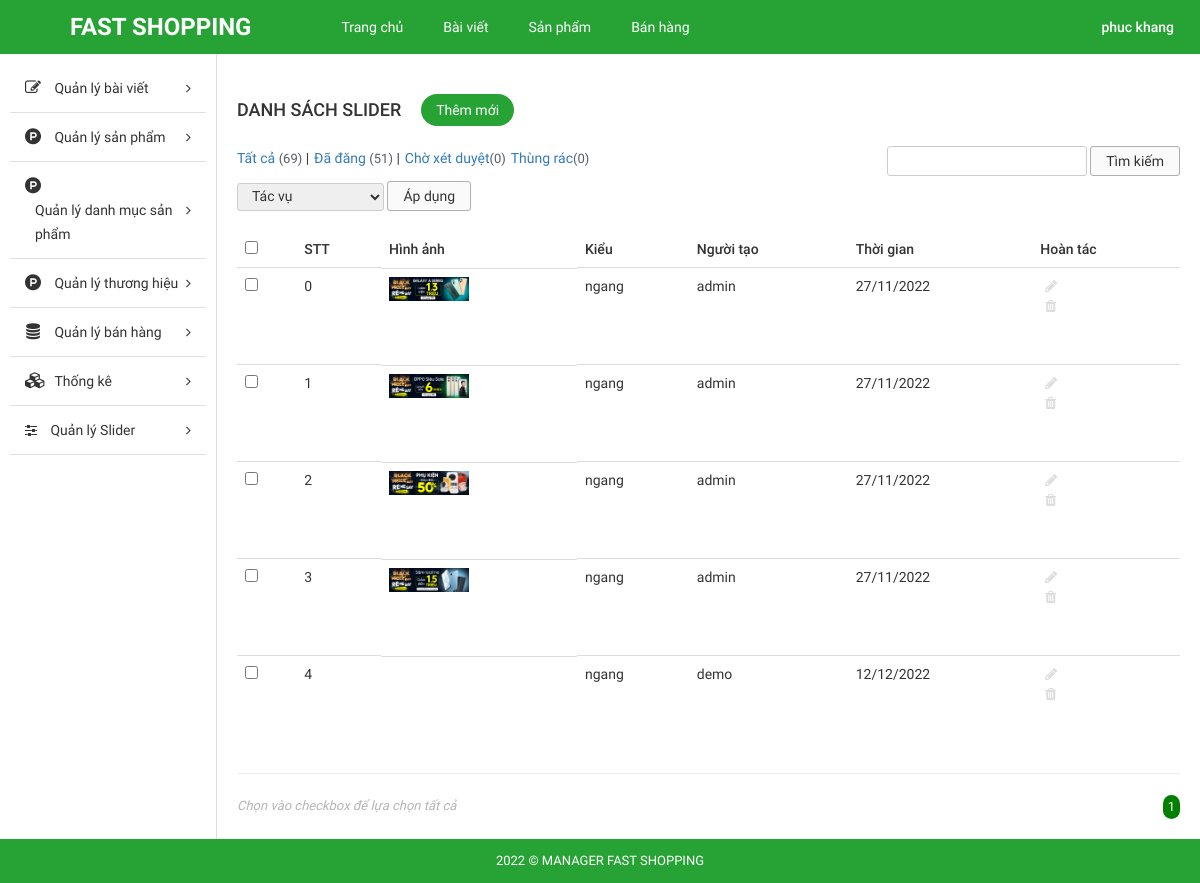
The app's page /Source_code/admin/index.php?modules=sliders&controllers=index&action=list (signed in), older data.
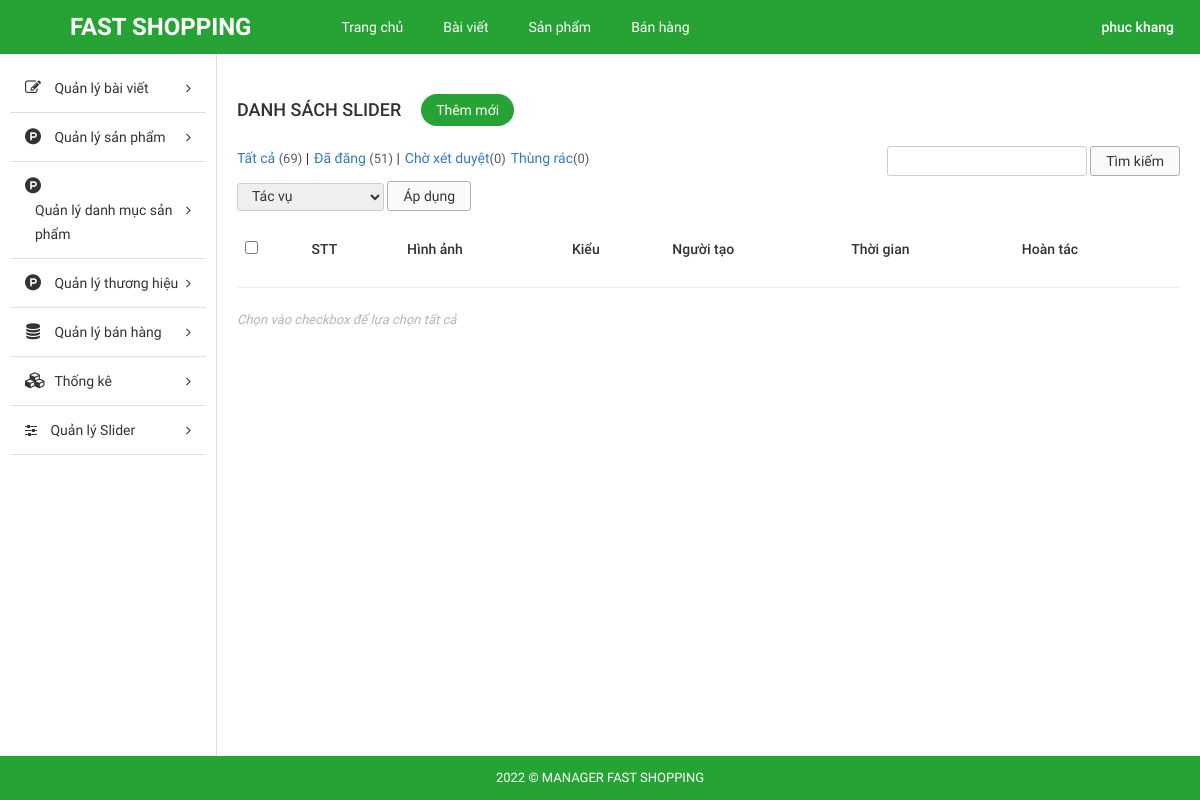
The same page, newer data.
### tables this page shows
CREATE TABLE IF NOT EXISTS `tbl_slider` (
  `id` int(11) NOT NULL AUTO_INCREMENT,
  `image` varchar(255) NOT NULL,
  `user` varchar(255) NOT NULL,
  `create_date` varchar(255) NOT NULL,
  `type` enum('dọc','ngang') NOT NULL,
  PRIMARY KEY (`id`)
);

### Source_code/admin/libraries/database.php (called while the page is built, shortened)
<?php
function db_query($query_string) {
    global $conn;
    $result = mysqli_query($conn, $query_string);
    return $result;
}
function db_fetch_array($query_string) {
    $result = array();
    $mysqli_result = db_query($query_string);
    while ($row = mysqli_fetch_assoc($mysqli_result)) {
        $result[] = $row;
    }
    return $result;
}

### Source_code/admin/modules/sliders/models/indexModel.php (called while the page is built, shortened)
<?php
function getAllSlider(){
	return db_fetch_array("SELECT * FROM `tbl_slider`");
}

### Source_code/admin/modules/sliders/controllers/indexController.php (called while the page is built, shortened)
<?php
function listAction() {
	$data_tmp = getAllSlider();
	if(!empty($_GET['page'])){
		$page = $_GET['page'];
	}else{
		$page =1;
	}
	$numProduct = count($data_tmp);
	$productOnPage = 5;
	$num = ceil($numProduct/$productOnPage);
	$start = ($page - 1) * $productOnPage;
	$res =[];
	for ($i=$start; $i < $start+$productOnPage; $i++) {
		if(isset($data_tmp[$i]))
        $res[] = $data_tmp[$i];
	};
	$data = [$res, $num, $page];
	load_view('list',$data);
}

### Source_code/admin/core/router.php (called while the page is built, shortened)
<?php
$action_name = get_action().'Action';
call_function(array('construct', $action_name));

### Source_code/admin/core/appload.php (called while the page is built, shortened)
<?php
require CONFIGPATH . DIRECTORY_SEPARATOR . 'database.php';
require LIBPATH . DIRECTORY_SEPARATOR . 'database.php';
require COREPATH . DIRECTORY_SEPARATOR . 'base.php';
require COREPATH . DIRECTORY_SEPARATOR . 'router.php';

### Source_code/admin/index.php (called while the page is built, shortened)
<?php
require COREPATH.DIRECTORY_SEPARATOR.'appload.php';

### Source_code/admin/modules/sliders/views/listView.php (the view, shortened to what the rows shown need)
<div id="main-content-wp" class="list-product-page list-slider">
    <div class="wrap clearfix">
        <div id="content" class="fl-right">
            <div class="section" id="title-page">
                <div class="clearfix">
                    <h3 id="index" class="fl-left">Danh sách slider</h3>
                    <a href="?modules=sliders&controllers=index&action=add" title="" id="add-new" class="fl-left">Thêm mới</a>
                </div>
            </div>
            <div class="section" id="detail-page">
                <div class="section-detail">
                    <div class="filter-wp clearfix">
                        <ul class="post-status fl-left">
                            <li class="all"><a href="">Tất cả <span class="count">(69)</span></a> |</li>
                            <li class="publish"><a href="">Đã đăng <span class="count">(51)</span></a> |</li>
                            <li class="pending"><a href="">Chờ xét duyệt<span class="count">(0)</span></a></li>
                            <li class="pending"><a href="">Thùng rác<span class="count">(0)</span></a></li>
                        </ul>
                        <form method="GET" class="form-s fl-right">
                            <input type="text" name="s" id="s">
                            <input type="submit" name="sm_s" value="Tìm kiếm">
                        </form>
                    </div>
                    <div class="actions">
                        <form method="GET" action="" class="form-actions">
                            <select name="actions">
                                <option value="0">Tác vụ</option>
                            </select>
                            <input type="submit" name="sm_action" value="Áp dụng">
                        </form>
                    </div>
                    <div class="table-responsive">
                        <table class="table list-table-wp">
                            <thead>
                                <tr>
                                    <td><input type="checkbox" name="checkAll" id="checkAll"></td>
                                    <td><span class="thead-text">STT</span></td>
                                    <td><span class="thead-text">Hình ảnh</span></td>
                                    <td><span class="thead-text">Kiểu</span></td>
                                    <td><span class="thead-text">Người tạo</span></td>
                                    <td><span class="thead-text">Thời gian</span></td>
                                    <td><span class="thead-text">Hoàn tác</span></td>
                                </tr>
                            </thead>
                            <tbody>
                                <?php $i=0; if(!empty($data['0']))  foreach ($data['0'] as $value) { ?>
                                <tr>
                                    <td><input type="checkbox" name="checkItem" class="checkItem"></td>
                                    <td><span class="tbody-text"><?php echo $i++; ?></h3></span>
                                    <td class="clearfix">
                                        <div class="tb-title fl-left">
                                            <div class="tbody-thumb">
                                                <img src="<?php echo $value['image'] ;?>" alt="">
                                            </div>
                                        </div>
                                    </td>
                                    <td><span class="thead-text"><?php echo $value['type']; ?></span></td>
                                    <td><span class="tbody-text"><?php echo $value['user']; ?></span></td>
                                    <td><span class="tbody-text"><?php echo $value['create_date']; ?></span></td>
                                    <td>
                                        <ul class="list-operation">
                                            <li><a href="?modules=sliders&controllers=index&action=edit&id=<?php echo $value['id']; ?>" title="Sửa" class="edit"><i class="fa fa-pencil" aria-hidden="true"></i></a></li>
                                            <li><a href="?modules=sliders&controllers=index&action=delete&id=<?php echo $value['id']; ?>" title="Xóa" class="delete"><i class="fa fa-trash" aria-hidden="true"></i></a></li>
                                        </ul>
                                    </td>
                                </tr>
                            <?php }; ?>
                            </tbody>
                        </table>
                        <hr>
                    </div>
                </div>
            </div>
            <div class="section" id="paging-wp">
                <div class="section-detail clearfix">
                    <p id="desc" class="fl-left">Chọn vào checkbox để lựa chọn tất cả</p>
                    <ul id="list-paging" class="fl-right">
                        <?php for ($i=1; $i <= $data['1'] ; $i++) { ?>
                        <li>
                            <a <?php if($i == $data['2']) echo 'style="background-color: green;color:white; border-radius:300px;"';  ?>  href="?modules=categorys&controllers=index&action=list&page=<?php echo $i; ?>" title=""><?php echo $i; ?></a>
                        </li>
                        <?php }; ?>
                    </ul>
                </div>
            </div>
        </div>
    </div>
</div>

### Source_code/admin/core/base.php (shortened to what the rows shown need)
<?php
function get_module() {
    global $config;
    $module = isset($_GET['modules']) ? $_GET['modules'] : $config['default_module'];
    return $module;
}
function call_function($list_function = array()) {
    if (is_array($list_function)) {
        foreach ($list_function as $f) {
            if (function_exists($f())) {
                $f();
            }
        }
    }
}
function load_view($name, $data_send = array()) {
    $data = $data_send;
    $path = MODULESPATH . DIRECTORY_SEPARATOR . get_module() . DIRECTORY_SEPARATOR . 'views' . DIRECTORY_SEPARATOR . $name . 'View.php';
    if (file_exists($path)) {
        require $path;
    } else {
        echo "Không tìm thấy {$path}";
    }
}
function get_header($name = '') {
    global $data;
    if (empty($name)) {
        $name = 'header';
    } else {
        $name = "header-{$name}";
    }
    $path = LAYOUTPATH . DIRECTORY_SEPARATOR . $name . '.php';
    if (file_exists($path)) {
        if (is_array($data)) {
            foreach ($data as $key => $a) {
                $$key = $a;
            }
        }
        require $path;
    } else {
        echo "Không tìm thấy {$path}";
    }
}
function get_footer($name = '') {
    global $data;
    if (empty($name)) {
        $name = 'footer';
    } else {
        $name = "footer-{$name}";
    }
    $path = LAYOUTPATH . DIRECTORY_SEPARATOR . $name . '.php';
    if (file_exists($path)) {
        if (is_array($data)) {
            foreach ($data as $key => $a) {
                $$key = $a;
            }
        }
        require $path;
    } else {
        echo "Không tìm thấy {$path}";
    }
}
function get_sidebar($name = '') {
    global $data;
    if (empty($name)) {
        $name = 'sidebar';
    } else {
        $name = "sidebar-{$name}";
    }
    $path = LAYOUTPATH . DIRECTORY_SEPARATOR . $name . '.php';
    if (file_exists($path)) {
        if (is_array($data)) {
            foreach ($data as $key => $a) {
                $$key = $a;
            }
        }
        require $path;
    } else {
        echo "Không tìm thấy {$path}";
    }
}
?>

Row changes from the older to the newer data that the page shows:
removed tbl_slider: image (picture), type "ngang", user "admin", create_date "27/11/2022"
removed tbl_slider: image (picture), type "ngang", user "admin", create_date "27/11/2022"
removed tbl_slider: image (picture), type "ngang", user "admin", create_date "27/11/2022"
removed tbl_slider: image (picture), type "ngang", user "admin", create_date "27/11/2022"
removed tbl_slider: type "ngang", user "demo", create_date "12/12/2022"
Text that changed along with them:
list line gone: "1"
